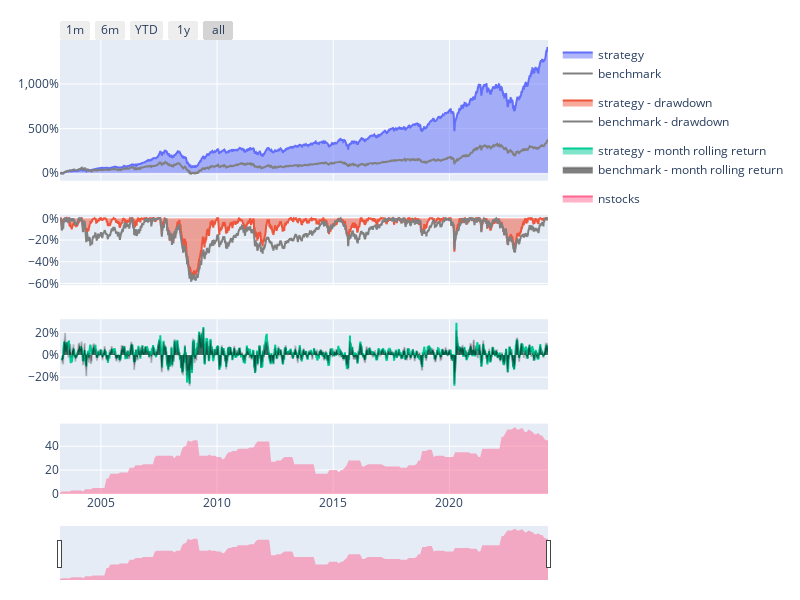
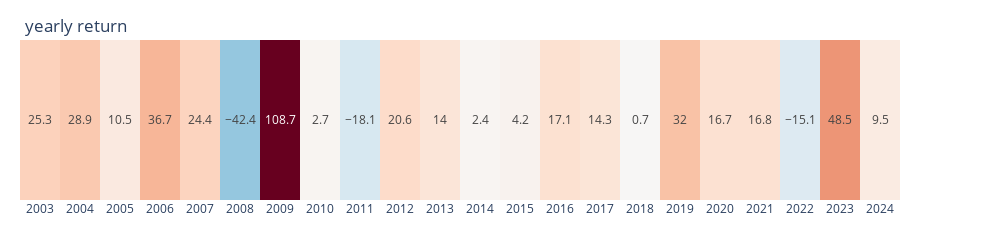
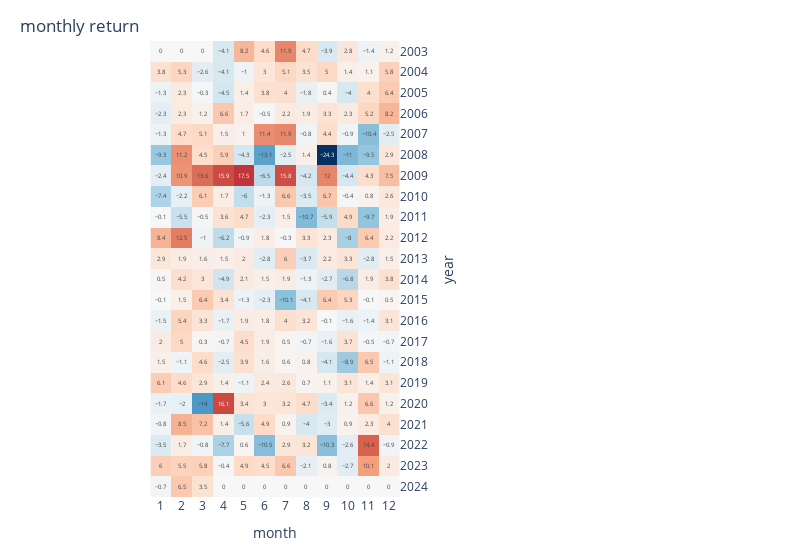

Here is the notebook cell these charts were saved with, in order:
### Code cell
rep_collecs.reports['原始條件_有本益比_ROE出場條件'].display()

### Figure 1 — Plotly figure (JSON) as saved in the notebook; plotly's stock layout.template omitted (floating-point values rounded to 4 significant figures; data arrays with more than 128 entries replaced by an {"elided": "..."} marker saying what was removed)
{"data": [{"fill": "tozeroy", "legendgroup": "performance", "name": "strategy", "type": "scatter", "x": {"elided": "5181 str values"}, "xaxis": "x", "y": {"elided": "5181 float values"}, "yaxis": "y"}, {"fill": "tozeroy", "legendgroup": "drawdown", "name": "strategy - drawdown", "type": "scatter", "x": {"elided": "5181 str values"}, "xaxis": "x2", "y": {"elided": "5181 float values"}, "yaxis": "y2"}, {"fill": "tozeroy", "legendgroup": "rolling performance", "name": "strategy - month rolling return", "type": "scatter", "x": {"elided": "5181 str values"}, "xaxis": "x3", "y": {"elided": "5181 float values"}, "yaxis": "y3"}, {"legendgroup": "performance", "line": {"color": "gray"}, "name": "benchmark", "type": "scatter", "x": {"elided": "5181 str values"}, "xaxis": "x", "y": {"elided": "5181 float values"}, "yaxis": "y"}, {"legendgroup": "drawdown", "line": {"color": "gray"}, "name": "benchmark - drawdown", "type": "scatter", "x": {"elided": "5181 str values"}, "xaxis": "x2", "y": {"elided": "5181 float values"}, "yaxis": "y2"}, {"fill": "tozeroy", "legendgroup": "rolling performance", "line": {"color": "rgba(0,0,0,0.2)"}, "name": "benchmark - month rolling return", "type": "scatter", "x": {"elided": "5181 str values"}, "xaxis": "x3", "y": {"elided": "5181 float values"}, "yaxis": "y3"}, {"fill": "tozeroy", "name": "nstocks", "type": "scatter", "x": {"elided": "5181 str values"}, "xaxis": "x4", "y": {"elided": "5181 int values"}, "yaxis": "y4"}], "layout": {"height": 600, "legend": {"bgcolor": "rgba(0,0,0,0)"}, "margin": {"b": 20, "l": 60, "r": 20, "t": 40}, "width": 800, "xaxis": {"anchor": "y", "domain": [0, 1], "matches": "x4", "showticklabels": false}, "xaxis2": {"anchor": "y2", "domain": [0, 1], "matches": "x4", "showticklabels": false}, "xaxis3": {"anchor": "y3", "domain": [0, 1], "matches": "x4", "showticklabels": false}, "xaxis4": {"anchor": "y4", "domain": [0, 1], "rangeselector": {"buttons": [{"count": 1, "label": "1m", "step": "month", "stepmode": "backward"}, {"count": 6, "label": "6m", "step": "month", "stepmode": "backward"}, {"count": 1, "label": "YTD", "step": "year", "stepmode": "todate"}, {"count": 1, "label": "1y", "step": "year", "stepmode": "backward"}, {"step": "all"}], "x": 0, "y": 1}, "rangeslider": {"thickness": 0.1, "visible": true}, "type": "date"}, "yaxis": {"anchor": "x", "domain": [0.69, 1], "tickformat": ",.0%"}, "yaxis2": {"anchor": "x2", "domain": [0.46, 0.615], "tickformat": ",.0%"}, "yaxis3": {"anchor": "x3", "domain": [0.23, 0.385], "tickformat": ",.0%"}, "yaxis4": {"anchor": "x4", "domain": [0, 0.155]}}}

### Figure 2 — Plotly figure (JSON) as saved in the notebook; plotly's stock layout.template omitted (floating-point values rounded to 4 significant figures)
{"data": [{"coloraxis": "coloraxis", "hovertemplate": "year: %{x}<br>return: %{z}%", "name": "0", "texttemplate": "%{z}", "type": "heatmap", "x": ["2003", "2004", "2005", "2006", "2007", "2008", "2009", "2010", "2011", "2012", "2013", "2014", "2015", "2016", "2017", "2018", "2019", "2020", "2021", "2022", "2023", "2024"], "xaxis": "x", "yaxis": "y", "z": [[25.3, 28.9, 10.5, 36.7, 24.4, -42.4, 108.7, 2.7, -18.1, 20.6, 14, 2.4, 4.2, 17.1, 14.3, 0.7, 32, 16.7, 16.8, -15.1, 48.5, 9.5]]}], "layout": {"coloraxis": {"cmid": 0, "colorbar": {"title": {"text": "return(%)"}}, "colorscale": [[0, "rgb(5,48,97)"], [0.1, "rgb(33,102,172)"], [0.2, "rgb(67,147,195)"], [0.3, "rgb(146,197,222)"], [0.4, "rgb(209,229,240)"], [0.5, "rgb(247,247,247)"], [0.6, "rgb(253,219,199)"], [0.7, "rgb(244,165,130)"], [0.8, "rgb(214,96,77)"], [0.9, "rgb(178,24,43)"], [1, "rgb(103,0,31)"]], "showscale": false}, "height": 120, "margin": {"b": 40, "l": 20, "r": 100, "t": 40}, "title": {"text": "yearly return", "x": 0.025, "yanchor": "top"}, "width": 1000, "xaxis": {"anchor": "y", "constrain": "domain", "domain": [0, 1], "scaleanchor": "y"}, "yaxis": {"anchor": "x", "autorange": "reversed", "constrain": "domain", "domain": [0, 1], "visible": false}}}

### Figure 3 — Plotly figure (JSON) as saved in the notebook; plotly's stock layout.template omitted (floating-point values rounded to 4 significant figures; data arrays with more than 128 entries replaced by an {"elided": "..."} marker saying what was removed)
{"data": [{"coloraxis": "coloraxis", "hovertemplate": "year: %{y}<br>month: %{x}<br>return: %{z}%", "name": "0", "texttemplate": "%{z}", "type": "heatmap", "x": ["1", "2", "3", "4", "5", "6", "7", "8", "9", "10", "11", "12"], "xaxis": "x", "y": ["2003", "2004", "2005", "2006", "2007", "2008", "2009", "2010", "2011", "2012", "2013", "2014", "2015", "2016", "2017", "2018", "2019", "2020", "2021", "2022", "2023", "2024"], "yaxis": "y", "z": {"elided": "22x12 float values"}}], "layout": {"coloraxis": {"cmid": 0, "colorbar": {"title": {"text": "return(%)"}}, "colorscale": [[0, "rgb(5,48,97)"], [0.1, "rgb(33,102,172)"], [0.2, "rgb(67,147,195)"], [0.3, "rgb(146,197,222)"], [0.4, "rgb(209,229,240)"], [0.5, "rgb(247,247,247)"], [0.6, "rgb(253,219,199)"], [0.7, "rgb(244,165,130)"], [0.8, "rgb(214,96,77)"], [0.9, "rgb(178,24,43)"], [1, "rgb(103,0,31)"]], "showscale": false}, "height": 550, "margin": {"b": 40, "l": 20, "r": 270, "t": 40}, "title": {"text": "monthly return", "x": 0.025, "yanchor": "top"}, "width": 800, "xaxis": {"anchor": "y", "constrain": "domain", "domain": [0, 1], "scaleanchor": "y", "title": {"text": "month"}}, "yaxis": {"anchor": "x", "autorange": "reversed", "constrain": "domain", "domain": [0, 1], "side": "right", "title": {"text": "year"}}}}
